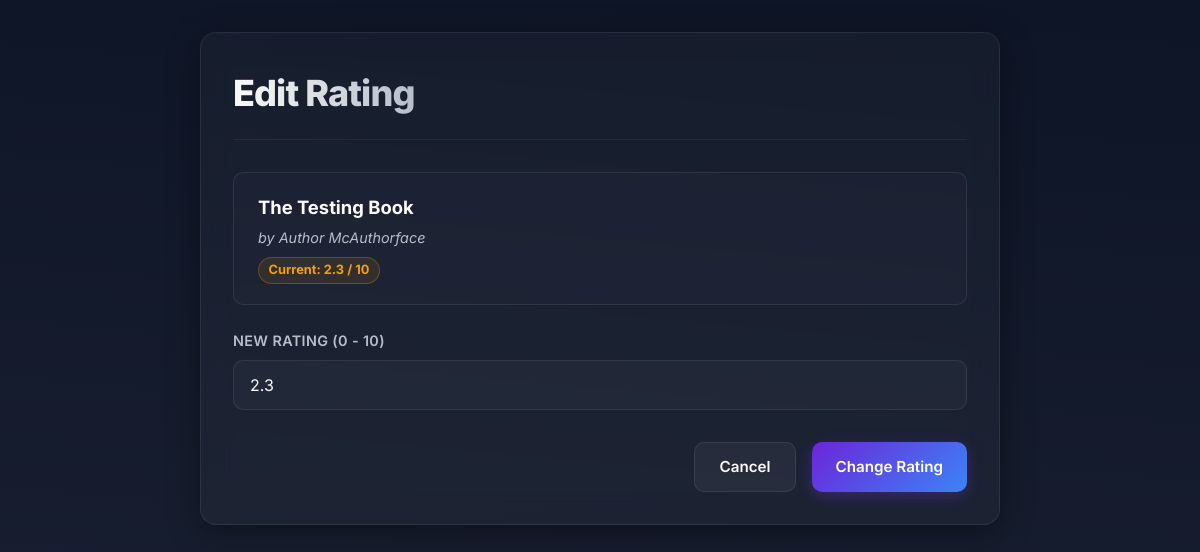
Page /edit?id=4 on the committed database.
### main.py (models this page shows)
class Book(db.Model):
    id: Mapped[int] = mapped_column(Integer, primary_key=True)
    title: Mapped[str] = mapped_column(String(250), unique=True, nullable=False)
    author: Mapped[str] = mapped_column(String(250), nullable=False)
    rating: Mapped[float] = mapped_column(Float, nullable=False)

### main.py (the view, shortened to what this page needs)
@app.route("/edit", methods=["GET", "POST"])
def edit():
    book_id = request.args.get('id')
    book_selected = db.get_or_404(Book, book_id)
    return render_template("edit_rating.html", book=book_selected)

### templates/edit_rating.html (shortened to what this page needs)
<!DOCTYPE html>
<html lang="en">
  <head>
    <link rel="stylesheet" href="{{ url_for('static', filename='css/style.css') }}" />
  </head>
  <body>
    <div class="container" id="edit-form-container">
      <header id="form-header">
        <h1 id="form-title">Edit Rating</h1>
      </header>
      <main id="form-content">
        <form action="{{ url_for('edit') }}" method="POST" id="edit-rating-form">
          <div class="book-card" id="selected-book-details" style="margin-bottom: 1.5rem; pointer-events: none;">
            <div class="book-info">
              <span class="book-title">{{ book.title }}</span>
              <span class="book-author">by {{ book.author }}</span>
              <div class="book-meta">
                <span class="rating-badge">Current: {{ book.rating }} / 10</span>
              </div>
            </div>
          </div>
          <div class="form-group">
            <label for="book-rating-input">New Rating (0 - 10)</label>
            <input
              name="rating"
              type="number"
              id="book-rating-input"
              min="0"
              max="10"
              step="0.1"
              value="{{ book.rating }}"
              placeholder="e.g., 9.2"
              required
              autofocus
            />
          </div>
          <div class="form-actions">
            <a href="{{ url_for('home') }}" class="btn btn-secondary" id="cancel-btn">Cancel</a>
            <button type="submit" class="btn btn-primary" id="submit-btn">Change Rating</button>
          </div>
        </form>
      </main>
    </div>
  </body>
</html>

### static/css/style.css (style rules this page uses)
:root { --font-family: 'Inter', system-ui, -apple-system, BlinkMacSystemFont, 'Segoe UI', Roboto, Oxygen, Ubuntu, Cantarell, sans-serif; --bg-gradient-start: hsl(222, 47%, 10%); --bg-gradient-end: hsl(224, 30%, 15%); --card-bg: rgba(255, 255, 255, 0.03); --card-border: rgba(255, 255, 255, 0.08); --card-blur: 16px; --text-primary: hsl(0, 0%, 98%); --text-secondary: hsl(215, 15%, 75%); --text-muted: hsl(215, 10%, 55%); --accent-primary: hsl(263, 70%, 50%); --accent-secondary: hsl(217, 91%, 60%); --accent-success: hsl(142, 71%, 45%); --accent-danger: hsl(346, 84%, 61%); --accent-warning: hsl(38, 92%, 50%); --primary-gradient: linear-gradient(135deg, var(--accent-primary) 0%, var(--accent-secondary) 100%); --danger-gradient: linear-gradient(135deg, hsl(346, 84%, 61%) 0%, hsl(355, 78%, 56%) 100%); --transition-fast: 0.2s cubic-bezier(0.4, 0, 0.2, 1); --transition-normal: 0.3s cubic-bezier(0.4, 0, 0.2, 1); --max-width: 800px; --border-radius-lg: 16px; --border-radius-md: 10px; }
*, *::before, *::after { box-sizing: border-box; margin: 0; padding: 0; }
body { font-family: var(--font-family); background: linear-gradient(185deg, var(--bg-gradient-start), var(--bg-gradient-end)); background-attachment: fixed; color: var(--text-primary); min-height: 100vh; line-height: 1.6; -webkit-font-smoothing: antialiased; -moz-osx-font-smoothing: grayscale; padding: 2rem 1rem; }
.container { width: 100%; max-width: var(--max-width); margin: 0 auto; padding: 2rem; background: var(--card-bg); backdrop-filter: blur(var(--card-blur)); -webkit-backdrop-filter: blur(var(--card-blur)); border: 1px solid var(--card-border); border-radius: var(--border-radius-lg); box-shadow: 0 8px 32px 0 rgba(0, 0, 0, 0.37); animation: fadeIn 0.6s cubic-bezier(0.16, 1, 0.3, 1); }
header { margin-bottom: 2rem; border-bottom: 1px solid rgba(255, 255, 255, 0.05); padding-bottom: 1rem; display: flex; justify-content: space-between; align-items: center; }
h1 { font-size: 2.25rem; font-weight: 800; background: linear-gradient(90deg, var(--text-primary) 0%, var(--text-secondary) 100%); -webkit-background-clip: text; -webkit-text-fill-color: transparent; letter-spacing: -0.025em; }
.btn { display: inline-flex; align-items: center; justify-content: center; padding: 0.75rem 1.5rem; font-family: inherit; font-size: 0.95rem; font-weight: 600; text-decoration: none; border-radius: var(--border-radius-md); cursor: pointer; transition: all var(--transition-normal); border: none; }
.btn-primary { background: var(--primary-gradient); color: #fff; box-shadow: 0 4px 15px rgba(124, 58, 237, 0.3); }
.btn-secondary { background: rgba(255, 255, 255, 0.05); color: var(--text-primary); border: 1px solid var(--card-border); }
.book-card { background: rgba(255, 255, 255, 0.02); border: 1px solid var(--card-border); border-radius: var(--border-radius-md); padding: 1.25rem 1.5rem; display: flex; justify-content: space-between; align-items: center; transition: all var(--transition-fast); }
.book-info { display: flex; flex-direction: column; gap: 0.25rem; }
.book-title { font-size: 1.15rem; font-weight: 700; color: var(--text-primary); }
.book-author { font-size: 0.9rem; color: var(--text-secondary); font-style: italic; }
.book-meta { display: flex; align-items: center; gap: 0.5rem; margin-top: 0.25rem; }
.rating-badge { background: rgba(245, 158, 11, 0.1); border: 1px solid rgba(245, 158, 11, 0.25); color: var(--accent-warning); padding: 0.15rem 0.6rem; border-radius: 20px; font-size: 0.8rem; font-weight: 700; }
.form-group { margin-bottom: 1.5rem; display: flex; flex-direction: column; gap: 0.5rem; }
label { font-size: 0.9rem; font-weight: 600; color: var(--text-secondary); letter-spacing: 0.025em; text-transform: uppercase; }
input[type="text"], input[type="number"] { width: 100%; padding: 0.85rem 1rem; background: rgba(255, 255, 255, 0.03); border: 1px solid var(--card-border); border-radius: var(--border-radius-md); color: var(--text-primary); font-family: inherit; font-size: 1rem; transition: all var(--transition-fast); outline: none; }
input::placeholder { color: var(--text-muted); }
.form-actions { display: flex; gap: 1rem; justify-content: flex-end; margin-top: 2rem; }

### rows in the picture
Book: title "The Testing Book", author "Author McAuthorface", rating "2.3"
